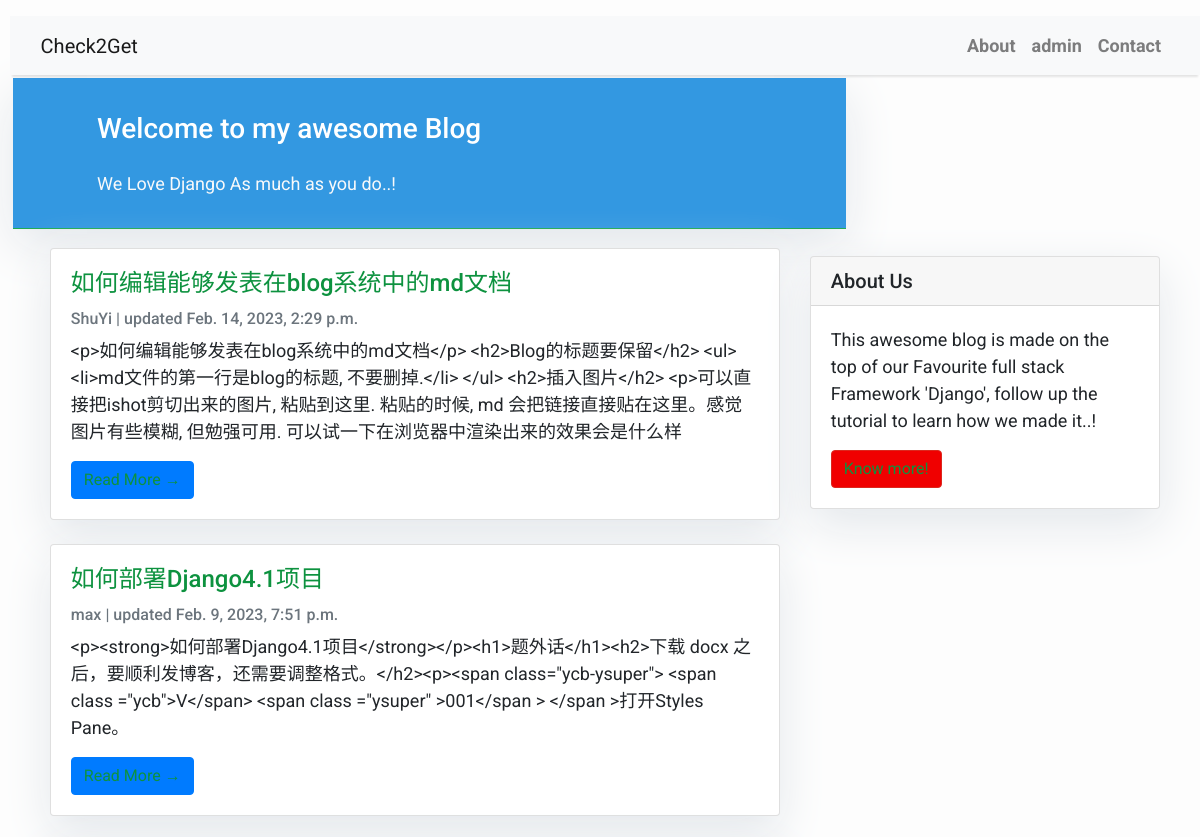
Before: / (upper part) with the older database file.
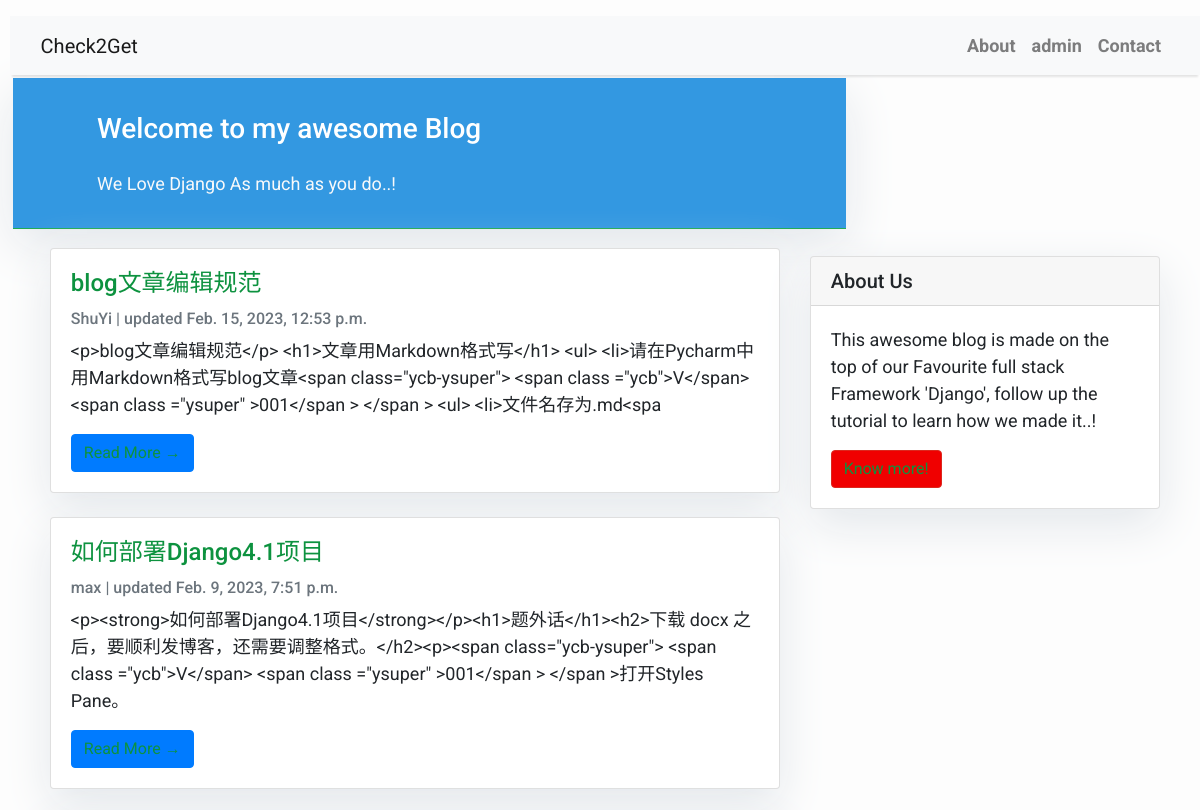
After: the same page with the newer database file.
### blog/models.py (models this page shows, shortened)
class Post(models.Model):
    title = models.CharField(max_length=200)
    section = models.CharField(max_length=200)
    project = models.CharField(max_length=200)
    chapter = models.CharField(max_length=200)
    level = models.CharField(max_length=200)
    slug = models.SlugField(max_length=200)
    author = models.ForeignKey(User, on_delete=models.CASCADE, related_name='blog_posts')
    updated_on = models.DateTimeField(auto_now=True)
    content = models.TextField()
    created_on = models.DateTimeField(auto_now_add=True)
    status = models.IntegerField(choices=STATUS, default=0)
    class Meta:
        ordering = ['-title']

### blog/views.py (the view)
# urls.py: path('', views.PostList.as_view(), name='home'),  # url: 192.168.0.244:8000
class PostList(generic.ListView):
    model = Post
    queryset = Post.objects.filter(status=1).order_by('-created_on')
    template_name = 'index.html'

### templates/index.html (shortened to what this page needs)
{% extends "base.html" %}
{% block content %}
<header class="masthead">
    <div class="container">
        <div class="row">
            <div class=" col-md-8 col-md-10 mx-auto">
                <div class="site-heading">
                    <h3 class=" site-heading my-4 mt-3 text-white"> Welcome to my awesome Blog </h3>
                    <p class="text-light">We Love Django As much as you do..! &nbsp
                    </p>
                </div>
            </div>
        </div>
    </div>
</header>
<div class="container">
    <div class="row">
        <div class="col-md-8 mt-3 left">
            {% for post in post_list %}
            <div class="card mb-4">
                <div class="card-body">
                    <h2 class="card-title">{{ post.title }}</h2>
                    <p class="card-text text-muted h6">{{ post.author }} | updated {{ post.updated_on}} </p>
                    <p class="card-text">{{post.content|slice:":200" }}</p>
                    <a href="{% url 'post_detail' post.slug  %}" class="btn btn-primary">Read More &rarr;</a>
                </div>
            </div>
            {% endfor %}
        </div>
        {% block sidebar %} {% include 'sidebar.html' %} {% endblock sidebar %}
    </div>
</div>
{%endblock%}

Changed rows visible on the page:
changed Post "ShuYi": title "如何编辑能够发表在blog系统中的md文档" → "blog文章编辑规范"; updated_on "Feb. 14, 2023, 2:29 p.m." → "Feb. 15, 2023, 12:53 p.m."; content "<p>如何编辑能够发表在blog系统中的md文档</p> <h2>Blog的标题要保留</h2> <ul> <li>md文件的第一行是blog的标题, 不要删掉.</li> </ul> <h2>插入图片</h2> <p>可以直接把ishot剪切出来的图片, 粘贴到这里. 粘贴的时候, md 会把链接直接贴在这里。感觉图片有些模糊, 但勉强可用. 可以试一下在浏览器中渲染出来的效果会是什么样" → "<p>blog文章编辑规范</p> <h1>文章用Markdown格式写</h1> <ul> <li>请在Pycharm中用Markdown格式写blog文章<span class=\"ycb-ysuper\"> <span class =\"ycb\">V</span> <span class =\"ysuper\" >001</span > </span > <ul> <li>文件名存为.md<spa"
